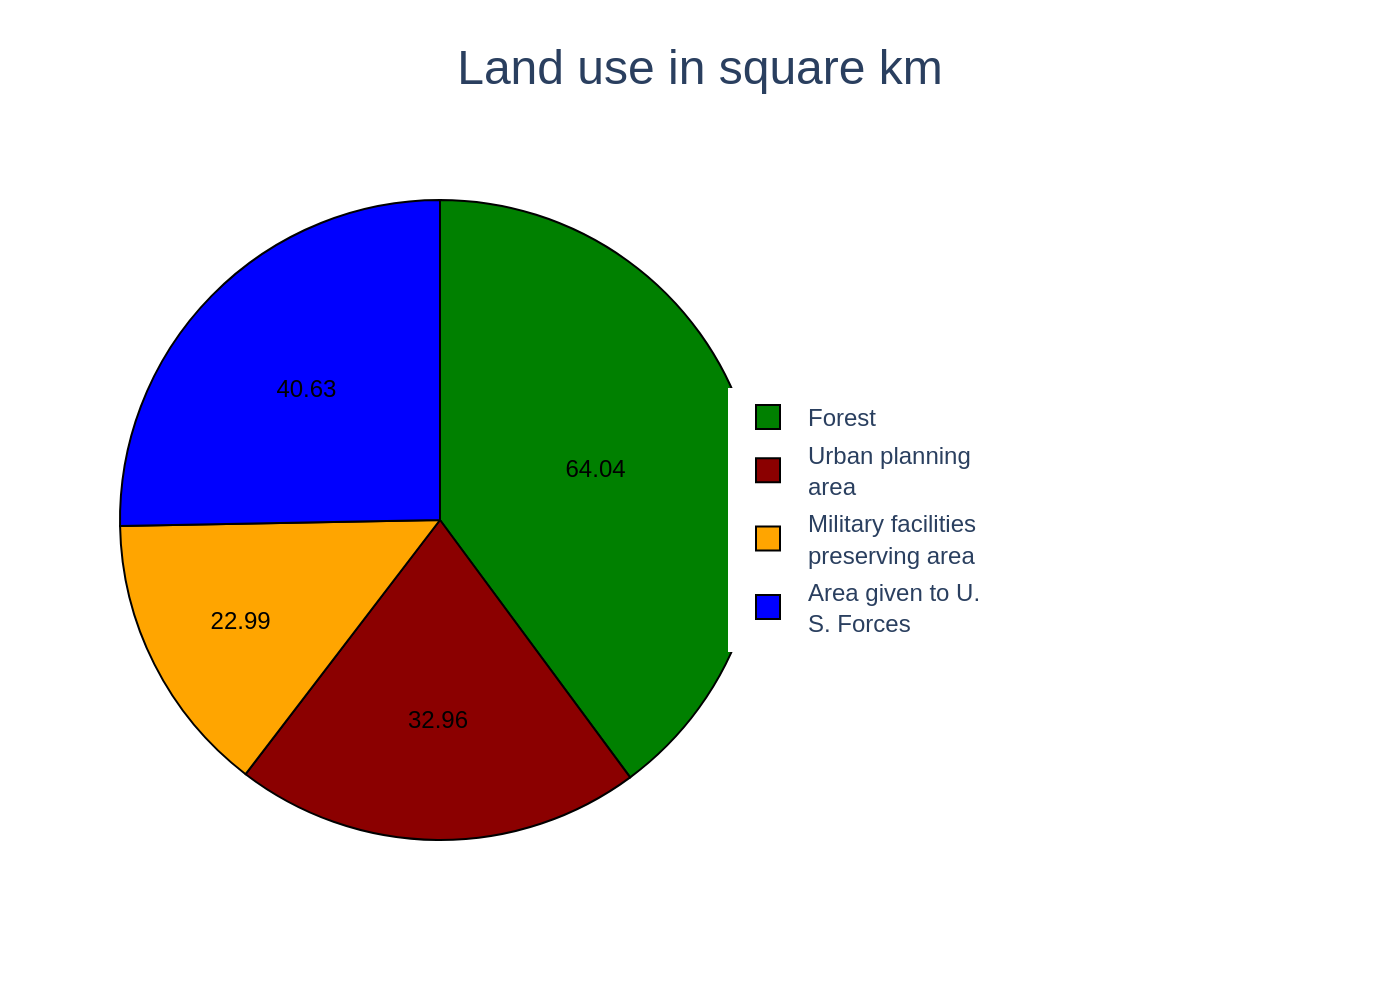

Reproduce this figure in Python.
import sys
import json
import os
import plotly.graph_objects as go

# Ensure a JSON file path is provided as a command-line argument
if len(sys.argv) != 2:
    print(f"Usage: python {os.path.basename(__file__)} <json_file_path>")
    sys.exit(1)

json_path = sys.argv[1]

# Check if the JSON file exists
if not os.path.exists(json_path):
    print(f"Error: JSON file not found at '{json_path}'")
    sys.exit(1)

# Read the chart data and configuration from the JSON file
try:
    with open(json_path, 'r', encoding='utf-8') as f:
        config = json.load(f)
except json.JSONDecodeError:
    print(f"Error: Invalid JSON format in '{json_path}'")
    sys.exit(1)

# Extract data, texts, and colors from the JSON structure
chart_data = config.get('chart_data', [])
texts = config.get('texts', {})
colors = config.get('colors', [])

# Prepare data for the Plotly pie chart, preserving order
labels = [item['category'] for item in chart_data]
values = [item['value'] for item in chart_data]

# Create the pie chart figure
# Note: The original image has a 3D effect which is not a standard feature in Plotly's 'go.Pie'.
# This recreation uses a standard 2D pie chart to accurately represent the data proportions.
fig = go.Figure(data=[go.Pie(
    labels=labels,
    values=values,
    marker=dict(colors=colors, line=dict(color='#000000', width=1)),
    textinfo='value',
    textfont=dict(size=12, color='black'),
    hoverinfo='label+percent',
    sort=False,  # This is crucial to preserve the original data order
    direction='clockwise'
)])

# Combine title and subtitle using HTML for rich text formatting
title_text = texts.get('title', '')
if texts.get('subtitle'):
    title_text += f"<br><sub>{texts['subtitle']}</sub>"

# Update the layout for a professional and clean appearance
fig.update_layout(
    title=dict(
        text=title_text,
        y=0.95,
        x=0.5,
        xanchor='center',
        yanchor='top',
        font=dict(size=24)
    ),
    font=dict(family="Arial"),
    legend=dict(
        orientation="v",
        yanchor="middle",
        y=0.5,
        xanchor="left",
        x=0.9  # Position legend to the right of the pie chart
    ),
    margin=dict(l=40, r=300, b=80, t=100), # Adjust margins to prevent clipping
    paper_bgcolor='white',
    plot_bgcolor='white',
    showlegend=True
)

# Add source/note as an annotation if it exists
if texts.get('source'):
    fig.add_annotation(
        text=texts['source'],
        align='left',
        showarrow=False,
        xref='paper',
        yref='paper',
        x=0,
        y=0,
        xanchor='left',
        yanchor='bottom',
        font=dict(size=12)
    )

# Determine the output filename from the input JSON filename
base_filename = os.path.splitext(os.path.basename(json_path))[0]
output_image_path = f"{base_filename}.png"

# Save the generated chart as a high-resolution PNG image
fig.write_image(output_image_path, scale=2)

print(f"Chart successfully generated and saved to '{output_image_path}'")
